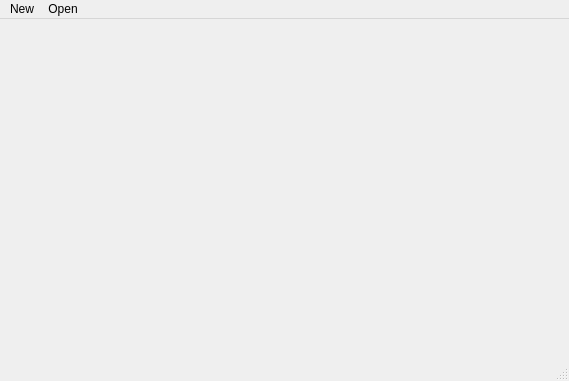
<?xml version="1.0" encoding="UTF-8"?>
<ui version="4.0">
 <class>QtWidgetsApplication1Class</class>
 <widget class="QMainWindow" name="QtWidgetsApplication1Class">
  <property name="geometry">
   <rect>
    <x>0</x>
    <y>0</y>
    <width>569</width>
    <height>381</height>
   </rect>
  </property>
  <property name="windowTitle">
   <string>QtWidgetsApplication1</string>
  </property>
  <widget class="QWidget" name="centralWidget"/>
  <widget class="QMenuBar" name="menuBar">
   <property name="geometry">
    <rect>
     <x>0</x>
     <y>0</y>
     <width>569</width>
     <height>21</height>
    </rect>
   </property>
   <widget class="QMenu" name="menuNew">
    <property name="title">
     <string>New</string>
    </property>
    <addaction name="actionProject_3"/>
   </widget>
   <widget class="QMenu" name="menuOpen_2">
    <property name="title">
     <string>Open</string>
    </property>
    <addaction name="actionExisting_Project"/>
   </widget>
   <addaction name="menuNew"/>
   <addaction name="menuOpen_2"/>
  </widget>
  <widget class="QStatusBar" name="statusBar"/>
  <action name="actionProject">
   <property name="icon">
    <iconset>
     <normaloff>../../../../../Downloads/folder-6-16.ico</normaloff>../../../../../Downloads/folder-6-16.ico</iconset>
   </property>
   <property name="text">
    <string>Project</string>
   </property>
  </action>
  <action name="actionProject_2">
   <property name="icon">
    <iconset>
     <normaloff>../../../../../Downloads/document-2-16.png</normaloff>../../../../../Downloads/document-2-16.png</iconset>
   </property>
   <property name="text">
    <string>Project</string>
   </property>
  </action>
  <action name="actionProject_3">
   <property name="icon">
    <iconset>
     <normaloff>../../../../../Downloads/folder-6-16.ico</normaloff>../../../../../Downloads/folder-6-16.ico</iconset>
   </property>
   <property name="text">
    <string>Project</string>
   </property>
  </action>
  <action name="actionExisting_Project">
   <property name="icon">
    <iconset>
     <normaloff>../../../../../Downloads/document-2-16.png</normaloff>../../../../../Downloads/document-2-16.png</iconset>
   </property>
   <property name="text">
    <string>Existing Project</string>
   </property>
  </action>
 </widget>
 <layoutdefault spacing="6" margin="11"/>
 <resources>
  <include location="QtWidgetsApplication1.qrc"/>
 </resources>
 <connections/>
</ui>
